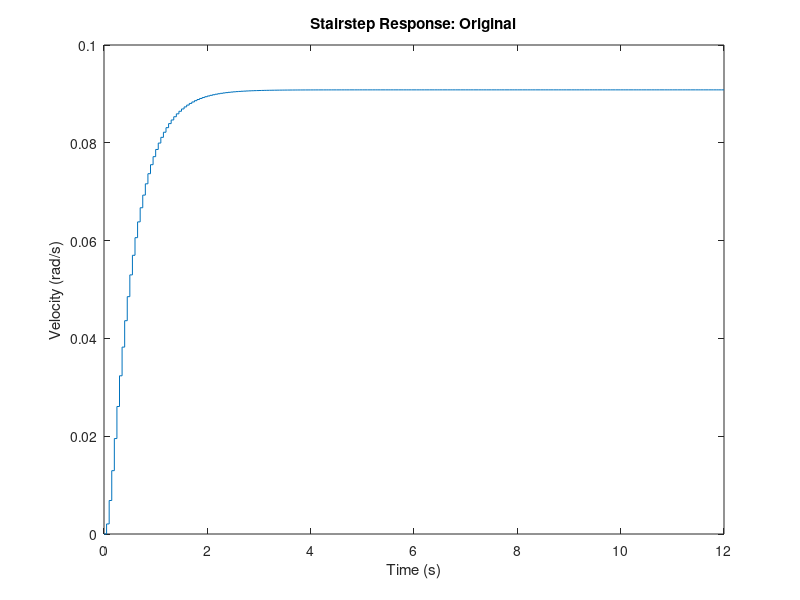
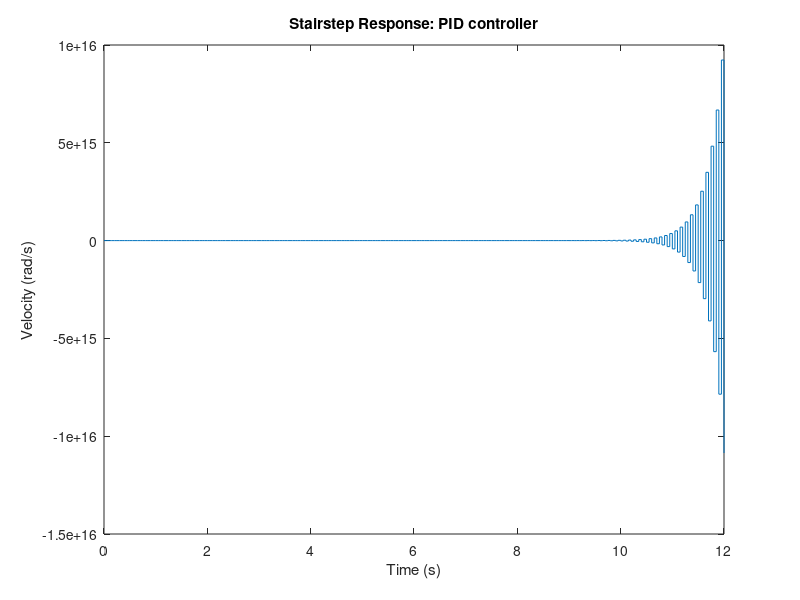
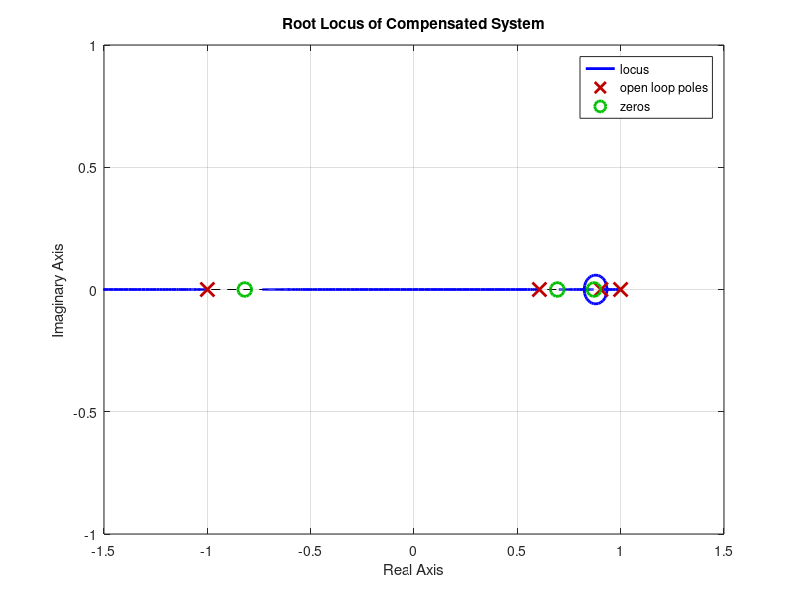

Reproduce these figures in MATLAB, in order.
%
% Velocity controller of a small robotic car's wheel
%
% Based on:
%  http://ctms.engin.umich.edu/CTMS/index.php?example=MotorSpeed&section=ControlDigital
%
clear all;
close all;

pkg load control;
s = tf('s');

% Model parameters
J = 0.01;  % kg*m^2
b = 0.1;   % N*m*s
Ke = 0.01; % V/sec/rad
Kt = Ke;   % N*m/A
K = Ke;    % Since Ke=Kt, just use K
R = 1;     % Ohm
L = 0.5;   % H

% State-space representation
A = [-b/J K/J; -K/L -R/L];
B = [0 1/L]';
C = [1 0];
D = [0];

sys = ss(A, B, C, D);

% Discretize
Ts = 0.05;
dsys = c2d(sys, Ts, 'zoh');

% Open-loop analysis
%zpk(dsys)
%bode(dsys);

% Closed-loop when digitized
figure;
sys_cl = feedback(dsys, 1);
[y,t] = step(sys_cl, 12);
stairs(t,y);
xlabel('Time (s)');
ylabel('Velocity (rad/s)');
title('Stairstep Response: Original');

% PID Controller
Kp = 100;
Ki = 200;
Kd = 10;

C = Kp + Ki/s + Kd*s;
dC = c2d(C, Ts, 'tustin');

% Closed-loop analysis
%zpk(dC)
%bode(dC);

figure;
sys_cl = feedback(dC*dsys, 1);
[y,t] = step(sys_cl, 12);
stairs(t,y);
xlabel('Time (s)');
ylabel('Velocity (rad/s)');
title('Stairstep Response: PID controller');

% Analsys, since system goes wildly out of control
figure;
rlocus(dC*dsys);
axis([-1.5 1.5 -1 1]);
title('Root Locus of Compensated System');
